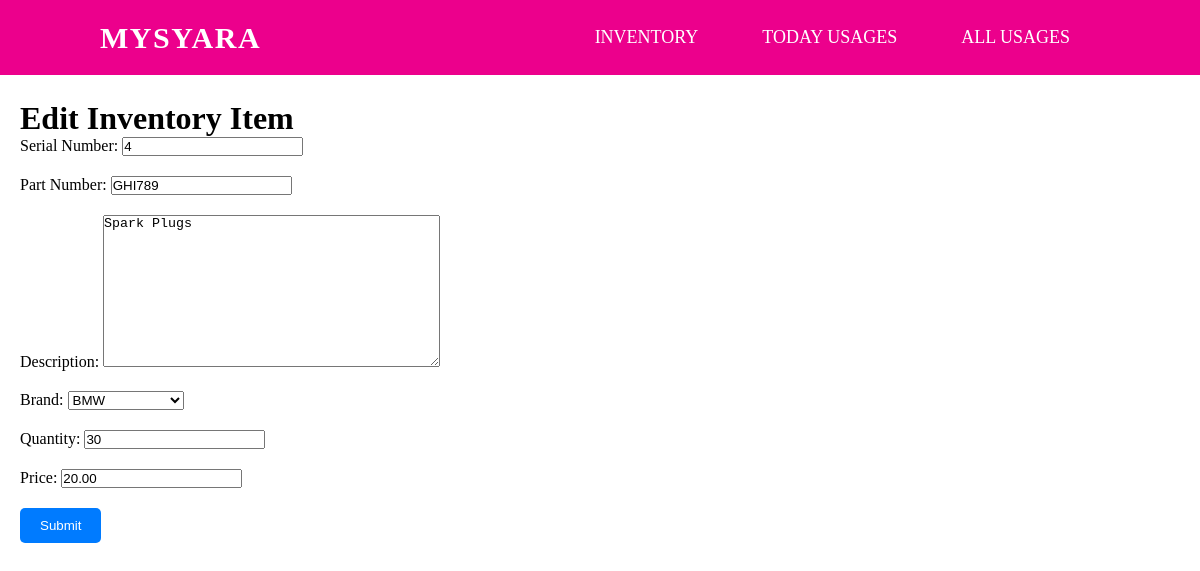
Page /edit/4/ on the committed database.
### inventory/models.py (models this page shows)
class InventoryItem(models.Model):
    serial_number = models.IntegerField(unique=True)
    part_number = models.CharField(max_length=100)
    description = models.TextField()
    brand = models.ForeignKey(Brand, on_delete=models.CASCADE)
    quantity = models.IntegerField()
    price = models.DecimalField(max_digits=10, decimal_places=2)

### inventory/views.py (the view)
# urls.py: path('edit/<int:pk>/', views.edit_inventory_item, name='edit_inventory_item'),
def edit_inventory_item(request, pk):
    inventory_item = get_object_or_404(InventoryItem, pk=pk)
    if request.method == 'POST':
        form = InventoryItemForm(request.POST, instance=inventory_item)
        if form.is_valid():
            form.save()
            return redirect('inventory_list')
    else:
        form = InventoryItemForm(instance=inventory_item)
    return render(request, 'edit_inventory_item.html', {'form': form})

### inventory/forms.py
class InventoryItemForm(forms.ModelForm):
    class Meta:
        model = InventoryItem
        fields = ['serial_number', 'part_number', 'description', "brand", "quantity", "price"]

### inventory/models.py (called while the page is built)
    def __str__(self):
        return self.name

### templates/edit_inventory_item.html (shortened to what this page needs)
{% extends 'base.html' %} {% block title %}Inventory List - MySyara Inventory{% endblock %} {% block content %}
</head>
<body>
    <div class="container">
        <div class="card">
            <div class="card-header">
                <h1>
                    {% if form.instance.pk %} Edit Inventory Item {% else %} Add Inventory Item {% endif %}</h1>
            </div>
            <div class="card-body">
                <form method="post">
                    <div class="form-group">
                        <label for="id_serial_number">Serial Number:</label> {{ form.serial_number }}
                    </div>
                    <div class="form-group">
                        <label for="id_part_number">Part Number:</label> {{ form.part_number }}
                    </div>
                    <div class="form-group">
                        <label for="id_description">Description:</label> {{ form.description }}
                    </div>
                    <div class="form-group">
                        <label for="id_brand">Brand:</label> {{ form.brand }}
                    </div>
                    <div class="form-group">
                        <label for="id_quantity">Quantity:</label> {{ form.quantity }}
                    </div>
                    <div class="form-group">
                        <label for="id_price">Price:</label> {{ form.price }}
                    </div>
                    <button type="submit" class="btn btn-primary">Submit</button>
                </form>
            </div>
        </div>
    </div>
</body>
{% endblock %}

### templates/base.html (style rules this page uses)
* { margin: 0px; padding: 0px; box-sizing: border-box; }

### templates/edit_inventory_item.html (style rules this page uses)
* { margin: 0px; padding: 0px; box-sizing: border-box; }
.container { padding-top: 100px; padding-left: 20px; }
.form-group { margin-bottom: 20px; }
.btn-primary { background-color: #007bff; color: #fff; padding: 10px 20px; border: none; border-radius: 5px; cursor: pointer; }

### rows in the picture
InventoryItem: serial_number "4", part_number "GHI789", description "Spark Plugs", brand "BMW", quantity "30", price "20.00"
